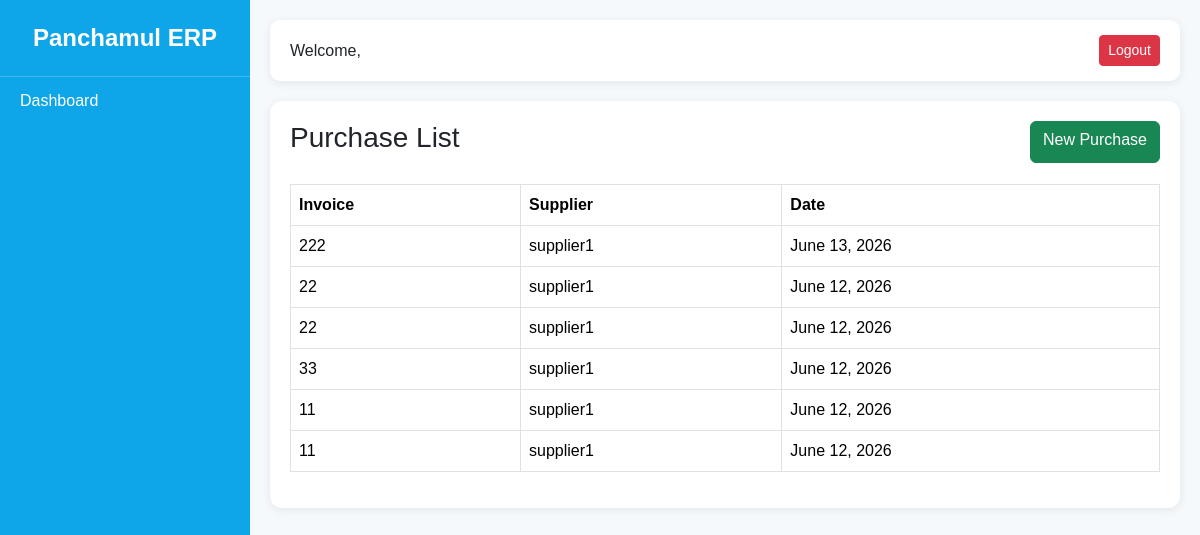
Screenshot of /inventory/purchases/ with the database file from the repository.
### inventory/models.py (models this page shows, shortened)
class RawMaterialPurchase(models.Model):
    supplier = models.ForeignKey(
        Supplier,
        on_delete=models.CASCADE
    )
    invoice_number = models.CharField(
        max_length=100
    )
    purchase_date = models.DateField()
    remarks = models.TextField(
        blank=True,
        null=True
    )
    created_by = models.ForeignKey(
        settings.AUTH_USER_MODEL,
        on_delete=models.SET_NULL,
        null=True
    )
    created_at = models.DateTimeField(
        auto_now_add=True
    )

class Supplier(models.Model):
    name = models.CharField(
        max_length=200
    )
    phone = models.CharField(
        max_length=20,
        blank=True,
        null=True
    )
    email = models.EmailField(
        blank=True,
        null=True
    )
    address = models.TextField(
        blank=True,
        null=True
    )
    is_active = models.BooleanField(
        default=True
    )
    created_at = models.DateTimeField(
        auto_now_add=True
    )
    def __str__(self):
        return self.name

### inventory/views.py (the view)
def purchase_list(request):
    purchases = RawMaterialPurchase.objects.all().order_by(
        '-id'
    )
    return render(
        request,
        'inventory/purchase_list.html',
        {
            'purchases': purchases
        }
    )

### accounts/context_processors.py (called while the page is built)
def user_permissions(request):
    permissions = {}
    if request.user.is_authenticated:
        perms = ModulePermission.objects.filter(
            user=request.user
        )
        for p in perms:
            permissions[p.module] = p
    return {
        'user_permissions': permissions
    }

### templates/inventory/purchase_list.html
{% extends 'dashboard/base.html' %}
{% block content %}
<div class="card-box">
    <div class="d-flex justify-content-between">
        <h3>Purchase List</h3>
        <a href="{% url 'purchase_create' %}"
           class="btn btn-success">
            New Purchase
        </a>
    </div>
    <hr>
    <table class="table table-bordered">
        <thead>
        <tr>
            <th>Invoice</th>
            <th>Supplier</th>
            <th>Date</th>
        </tr>
        </thead>
        <tbody>
        {% for p in purchases %}
        <tr>
            <td>{{ p.invoice_number }}</td>
            <td>{{ p.supplier }}</td>
            <td>{{ p.purchase_date }}</td>
        </tr>
        {% endfor %}
        </tbody>
    </table>
</div>
{% endblock %}

### templates/dashboard/base.html (style rules this page uses)
body { margin:0; background:#f5f9fc; font-family: Arial, sans-serif; }
.card-box { background:white; padding:20px; border-radius:12px; box-shadow:0 2px 10px rgba(0,0,0,.08); margin-bottom:20px; }
hr { margin:10px 0; border-color:rgba(255,255,255,.2); }

### rows the page displays
RawMaterialPurchase: invoice_number "222", supplier "supplier1", purchase_date "June 13, 2026"
RawMaterialPurchase: invoice_number "22", supplier "supplier1", purchase_date "June 12, 2026"
RawMaterialPurchase: invoice_number "22", supplier "supplier1", purchase_date "June 12, 2026"
RawMaterialPurchase: invoice_number "33", supplier "supplier1", purchase_date "June 12, 2026"
RawMaterialPurchase: invoice_number "11", supplier "supplier1", purchase_date "June 12, 2026"
RawMaterialPurchase: invoice_number "11", supplier "supplier1", purchase_date "June 12, 2026"
